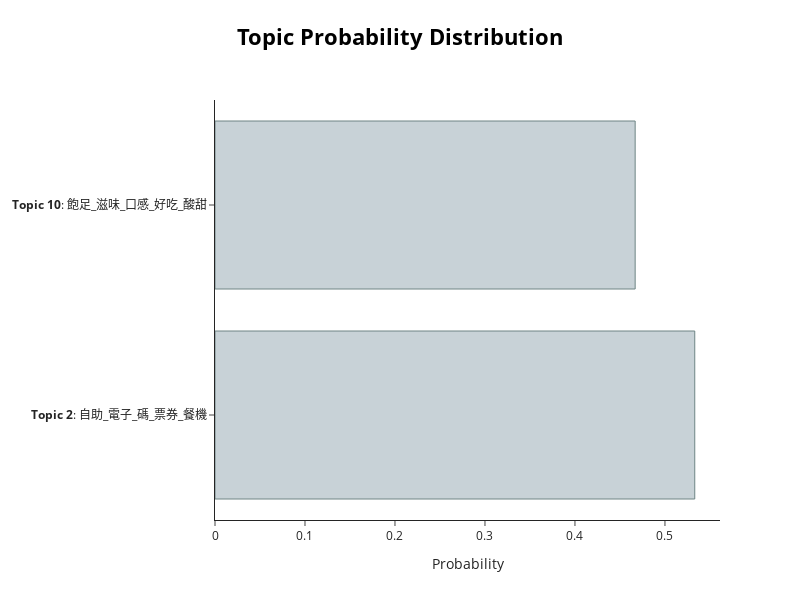

Source (notebook cell):
### Code cell
# 以第18個文件為例，列出這份文件對每個主題的機率分布
zh_topic_model.visualize_distribution(topic_distr[18])

### Figure 1 — Plotly figure (JSON) as saved in the notebook; plotly's stock layout.template omitted (floating-point values rounded to 4 significant figures)
{"data": [{"marker": {"color": "#C8D2D7", "line": {"color": "#6E8484", "width": 1}}, "orientation": "h", "type": "bar", "x": [0.5331, 0.4669], "y": ["<b>Topic 2</b>: 自助_電子_碼_票券_餐機", "<b>Topic 10</b>: 飽足_滋味_口感_好吃_酸甜"]}], "layout": {"height": 600, "hoverlabel": {"bgcolor": "white", "font": {"family": "Rockwell", "size": 16}}, "title": {"font": {"color": "Black", "size": 22}, "text": "<b>Topic Probability Distribution</b>", "x": 0.5, "xanchor": "center", "y": 0.95, "yanchor": "top"}, "width": 800, "xaxis": {"title": {"text": "Probability"}}}}
